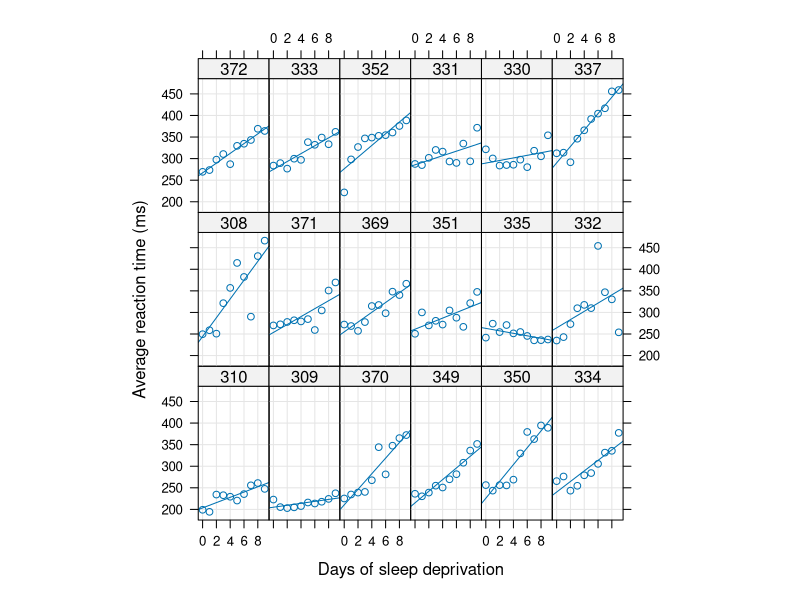

Generate this figure with R:
## ---- chunk 1
library(lattice)
library(ggplot2)
library(lme4) # data is in this package
head(sleepstudy) # prints first 6 rows
## ---- chunk 2
xyplot(Reaction ~ Days | Subject, sleepstudy, type = c("g","p","r"),
       index = function(x,y) coef(lm(y ~ x))[1],
       xlab = "Days of sleep deprivation",
       ylab = "Average reaction time (ms)", aspect = "xy")
## ---- chunk 3
fit <- lmer(Reaction ~ Days + (Days|Subject), sleepstudy)
summary(fit)
